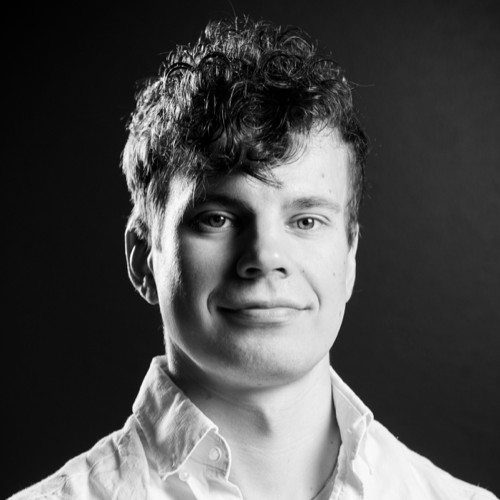
#> input picture assets/cv/portrait.jpg, 500 x 500 px, found by its file name
$ python black-bg.py ../../assets/cv/portrait.jpg
#> lines starting #> are read from the running program, lines starting #| are printed output that depends on the picture; after the words box and inside, x2 and y2 are one past the last pixel; in counts of white or black regions, pixels touching at a corner belong together
#!/usr/bin/env python3
"""Drop the outer glow from a garment render, leaving a flat black background.

The garment is found by local texture energy (the camo print and seams are busy,
the studio glow is smooth), then the silhouette is closed into a solid shape and
everything outside it is faded to black.
"""
import argparse
from pathlib import Path
import numpy as np
from PIL import Image
import scipy.ndimage as ndi

ROOT = Path(__file__).resolve().parents[2]

TEXTURE_WIN = 15   # window for the local std used to find printed fabric
TEXTURE_MIN = 6.0  # std above this counts as garment rather than smooth backdrop
EDGE_GROW = 3      # kept below the std window's inset, to cut the render's edge bloom


def disk(r):
    y, x = np.mgrid[-r:r + 1, -r:r + 1]
    return x * x + y * y <= r * r


def silhouette(L):
    m1 = ndi.uniform_filter(L, TEXTURE_WIN)
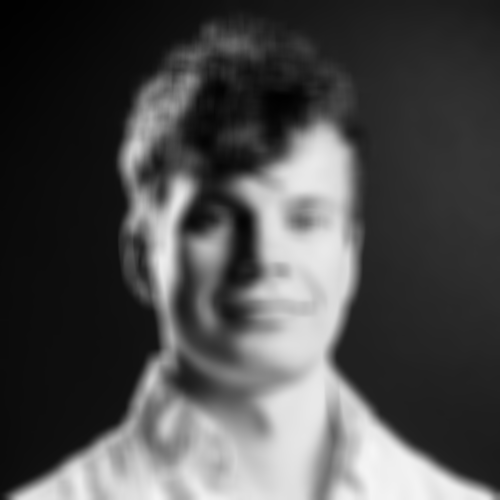
#> m1: shape (500, 500) float32; min 1, max 245.5, mean 76.5
    m2 = ndi.uniform_filter(L * L, TEXTURE_WIN)
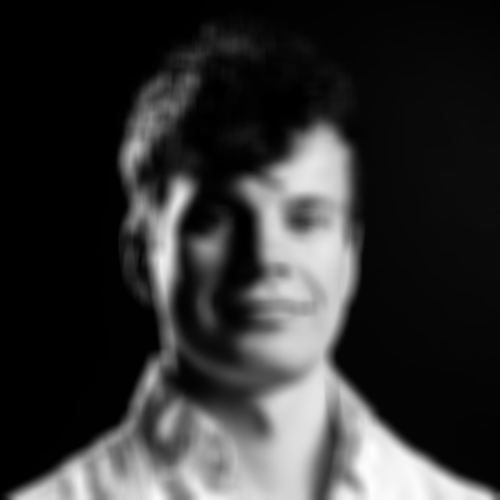
#> m2: shape (500, 500) float32; min 1, max 60293.2, mean 11965.1; drawn with min black and max white
    tex = np.sqrt(np.maximum(m2 - m1 * m1, 0)) > TEXTURE_MIN
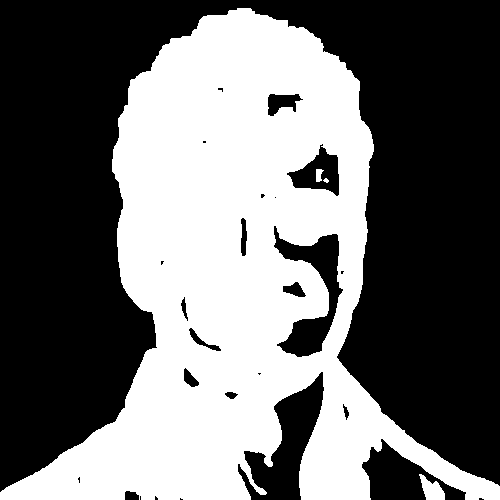
#> tex: shape (500, 500) bool; 43.2% white; 4 white regions (1 under 20 px), largest, box (x1, y1, x2, y2) and area: (0, 8, 500, 500) 107488, (419, 474, 445, 500) 387, (316, 169, 324, 182) 74

    m = ndi.binary_fill_holes(ndi.binary_closing(tex, structure=disk(25)))
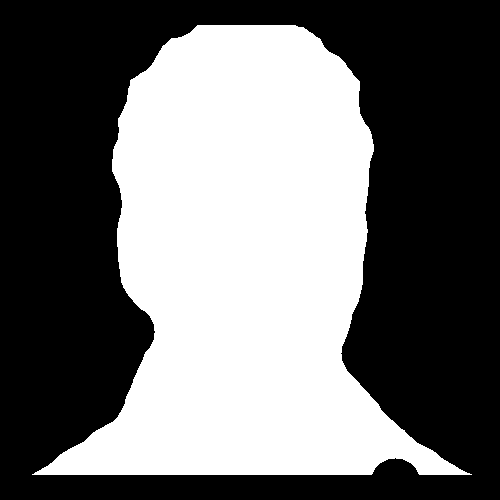
#> m: shape (500, 500) bool; 43.4% white; 1 white region, box (x1, y1, x2, y2) and area: (32, 25, 472, 475) 108624
    lbl, n = ndi.label(m)
#> n = 1
    sizes = ndi.sum(np.ones_like(lbl), lbl, range(1, n + 1))
#> sizes = [108624]
    m = lbl == (1 + int(np.argmax(sizes)))
    m = ndi.binary_dilation(m, structure=disk(EDGE_GROW))
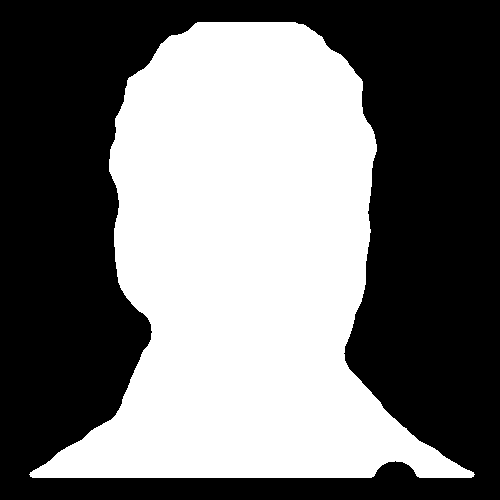
#> m: shape (500, 500) bool; 45.4% white; 1 white region, box (x1, y1, x2, y2) and area: (29, 22, 475, 478) 113439
    return ndi.binary_fill_holes(ndi.binary_closing(m, structure=disk(20)))
#> returned value: shape (500, 500) bool; 45.4% white; 1 white region, box (x1, y1, x2, y2) and area: (29, 22, 475, 478) 113465


def main():
    ap = argparse.ArgumentParser(description=__doc__)
    ap.add_argument("src", help="image to clean (relative to repo root)")
    ap.add_argument("--out", help="output path; defaults to overwriting src")
    args = ap.parse_args()

    src = ROOT / args.src
    dst = ROOT / (args.out or args.src)

    im = np.asarray(Image.open(src).convert("RGB")).astype(np.float32)
    L = 0.299 * im[..., 0] + 0.587 * im[..., 1] + 0.114 * im[..., 2]

    mask = silhouette(L)
    alpha = ndi.gaussian_filter(mask.astype(np.float32), 1.5)
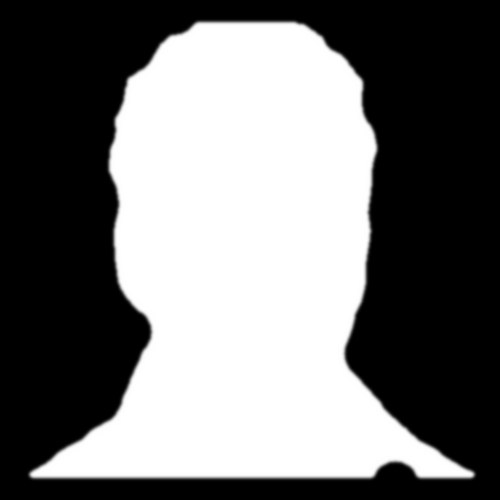
#> alpha: shape (500, 500) float32; min 0, max 1, mean 0.454
    out = im * np.clip(alpha, 0, 1)[..., None]
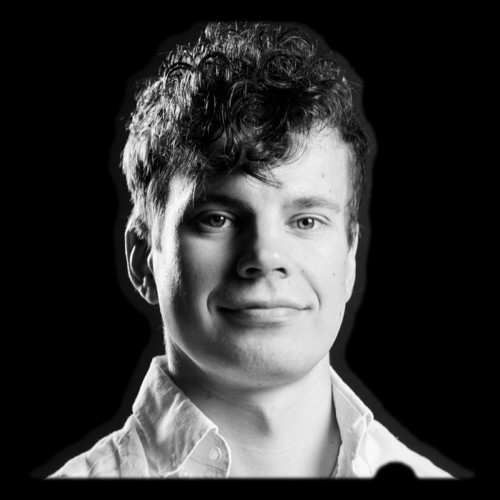
#> out: shape (500, 500, 3) float32; min 0, max 255, mean 54.1

    Image.fromarray(np.clip(out, 0, 255).round().astype(np.uint8)).save(dst)
    print("wrote", dst.relative_to(ROOT))


if __name__ == "__main__":
    main()
